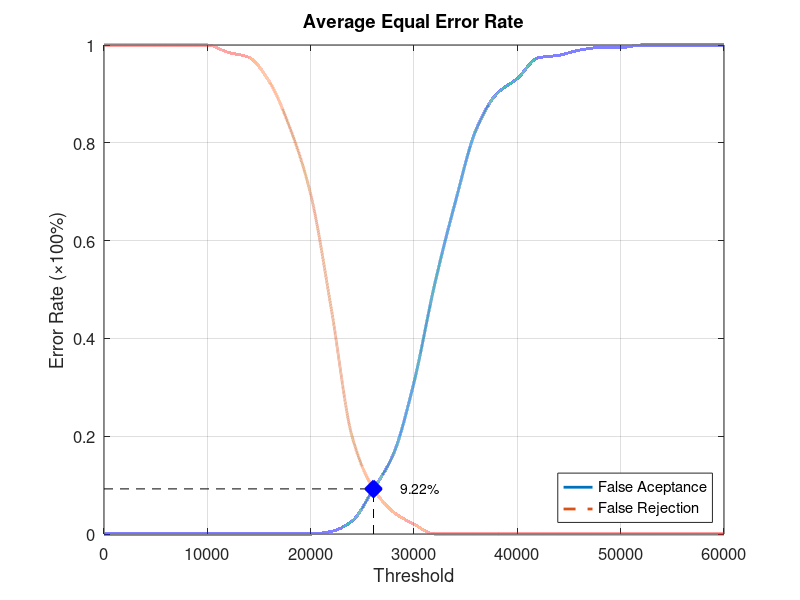
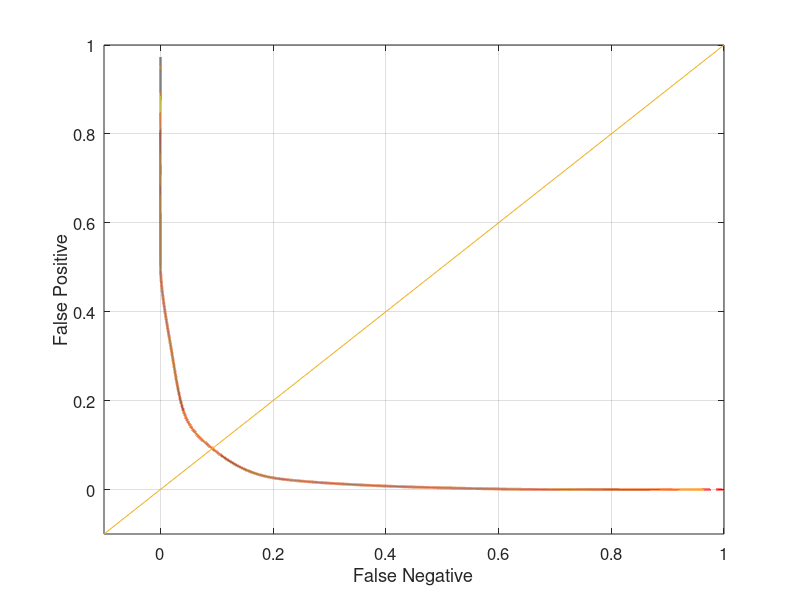

The MATLAB source for these figures, in order:
function yEER = Database2_4
close all;
clear;
clc;
x = 0:2000:60000;
xq = 0:0.5:60000;

y0 = [0 0 0 0 0 0 0 0 0 0 0 0.00526316 0.0263158 0.0894737 0.163158 0.310526 0.510526 0.678947 0.826316 0.9 0.931579 0.973684 0.978947 0.989474 0.994737 0.994737 1 1 1 1 1];
yy0 = interp1(x, y0, xq, 'pchip');
y1 = [1 1 1 1 1 1 0.985 0.975 0.925 0.83 0.695 0.46 0.2 0.095 0.045 0.02 0 0 0 0 0 0 0 0 0 0 0 0 0 0 0];
yy1 = interp1(x, y1, xq, 'pchip');

% Calculating EER: 
y2 = abs(y0 - y1);
find(y2 == min(y2))
yy2 = abs(yy0 - yy1);
xEER = find(yy2 == min(yy2));
xEERIndex = xq(xEER) % X-axis EER
yEER = yy0(xEER) % Y-axis EER

main = figure
plot(xq, yy0,'-','LineWidth', 2);	hold on
plot(xq, yy1,'--','LineWidth', 2);	hold on
plot([xEERIndex xEERIndex], [0 yEER], 'k--');	hold on
plot([0 xEERIndex], [yEER yEER], 'k--');	hold on
plot(xEERIndex, yEER, 'bx', 'LineWidth', 10);	hold on
text(xEERIndex + 10 * xEERIndex / 100, yEER, [num2str(round((10000 * yEER)) / 100) '%'])
legend('False Aceptance', 'False Rejection', 'Location', 'SouthEast')
xlabel('Threshold')
ylabel('Error Rate (\times100%)')
title('Average Equal Error Rate')
set(gca, 'FontSize', 12)
axis([0 60000 0 1])
grid on

print(main, 'Database2_4Main', '-dpng');
FNRxFPR = figure('Color', [1 1 1]);
plot(yy1, yy0, '-', yy1, yy0, 'LineWidth', 2);
hold on
y = -0.1:0.1:1
plot(y, y); 
set(gca, 'FontSize', 12)
xlabel('False Negative')
ylabel('False Positive')
axis([-0.1 1 -0.1 1])
set(gca, 'FontSize', 12)
grid on

print(FNRxFPR, 'Database2_4FNRxFPR','-dpng');
end
